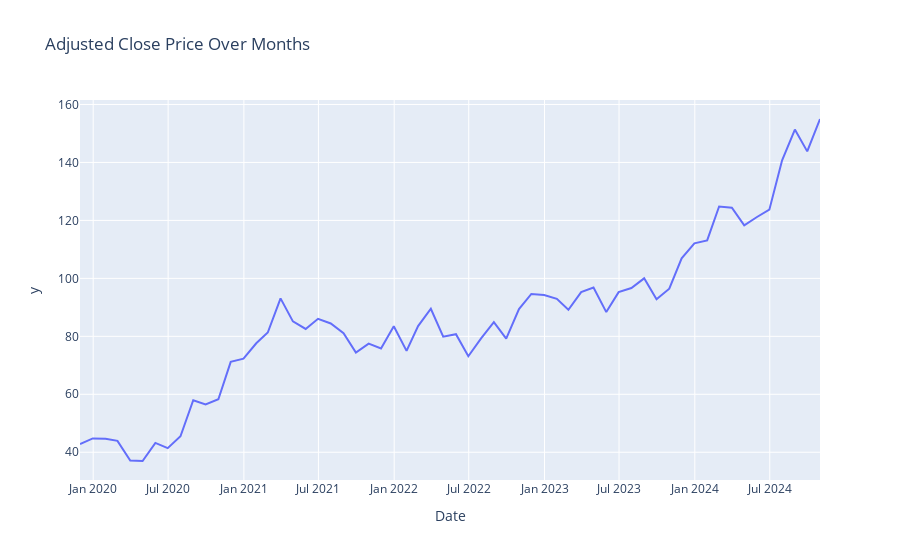

Here is the notebook cell this chart was saved with:
### Code cell
#monthly Adjucted price
fig_monthly = px.line(monthly_df, x=monthly_df.index, y=monthly_df['Adj Close'].values.squeeze(), title='Adjusted Close Price Over Months')
fig_monthly.show()
